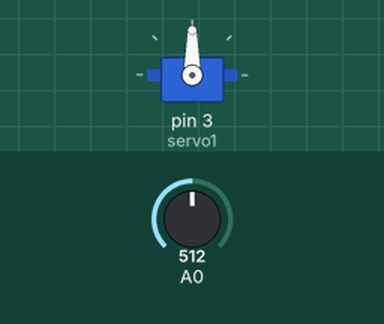
Simulated run of this sketch. Board: Arduino Uno, built with avr-gcc and run on an emulated ATmega328P. On the bench: servo. The test bench sets the inputs (shaded band); at power-on: A0 = 512.

Above: at 1.2 s.
1.3 s: A0 set to 716
At 1.6 s:
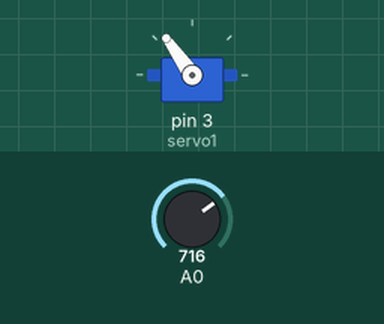
2.8 s: A0 set to 900
At 3.6 s:
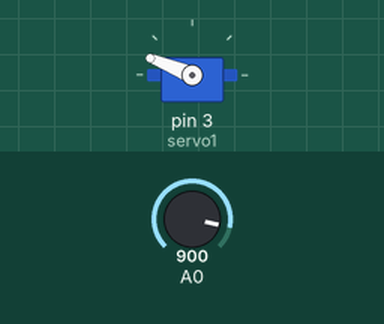
4.3 s: A0 set to 1023
At 5.0 s:
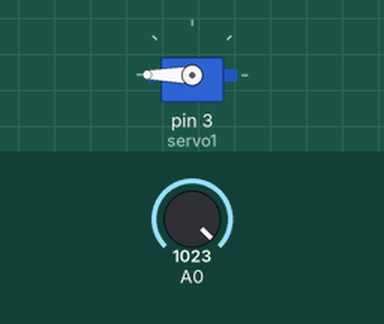
5.8 s: A0 set to 306
At 7.0 s:
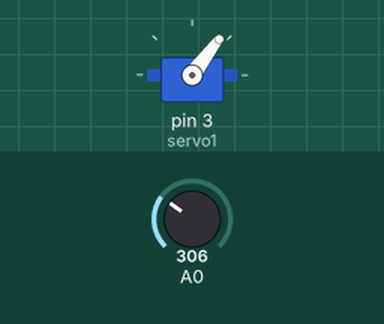
7.3 s: A0 set to 122
At 8.5 s:
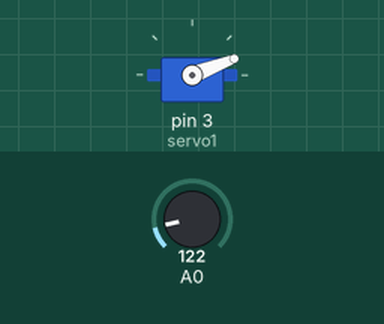
Timing chart, 0 to 9.8 s (numbered marks = the images above; inputs shaded):
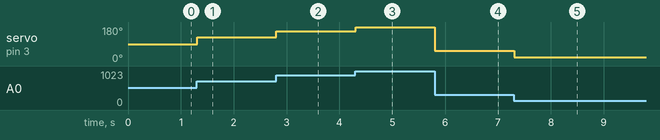

The sketch:

practica_2_bloc_3.ino
```cpp
/*
Controlant un servo amb un potenciometre.
Utilitzem el port digital 3 PWM pel senyal del servo.
Utilitzem el port analògic A0 pel senyal del potenciometre.
El potenciomentre donarà valors entre 0 i 1023.
El servo necessita valors entre 0 i 180.
La funció map es basa en la següent fórmula:
(valor_llegit_potenciometre - valor_minim_potenciometre) * (valor_màxim_servo - valor_mínim_servo) / (valor_màxim_potenciometre - valor_mínim_potenciometre) + valor_mínim_servo
O sigui: (valor - 0) * (180-0) / (1023-0) + 0
Robòtica educativa - CRP del Tarragonès
*/

#include <Servo.h>

Servo servo1;  // creem un objecte servo per a controlar un servo

int valor;    // variable que llegeix el valor del pin analògic

void setup() {
  servo1.attach(3);  // connectem el senyal de l'objecte servo al pin 3
}

void loop() {
  valor = analogRead(0);            // llegeix el valor del potenciometre (dóna un valor entre 0 i 1023)
  valor = map(valor, 0, 1023, 0, 180);     // escala el valor obtingut del potenciometre al valor que necessita el servo (0 és 0 i 1023 és 180)
  servo1.write(valor);                  // envia el valor ja escalat al servo
  delay(15);                           // espera un temps breu
}
```

Measured:
- after the input at 1.3 s, servo on pin 3 (servo1): 90° → 125° at once
- after the input at 2.8 s, servo on pin 3 (servo1): 125° → 158° at once
- after the input at 4.3 s, servo on pin 3 (servo1): 158° → 180° at once
- after the input at 5.8 s, servo on pin 3 (servo1): 180° → 53° at once
- after the input at 7.3 s, servo on pin 3 (servo1): 53° → 21° at once
